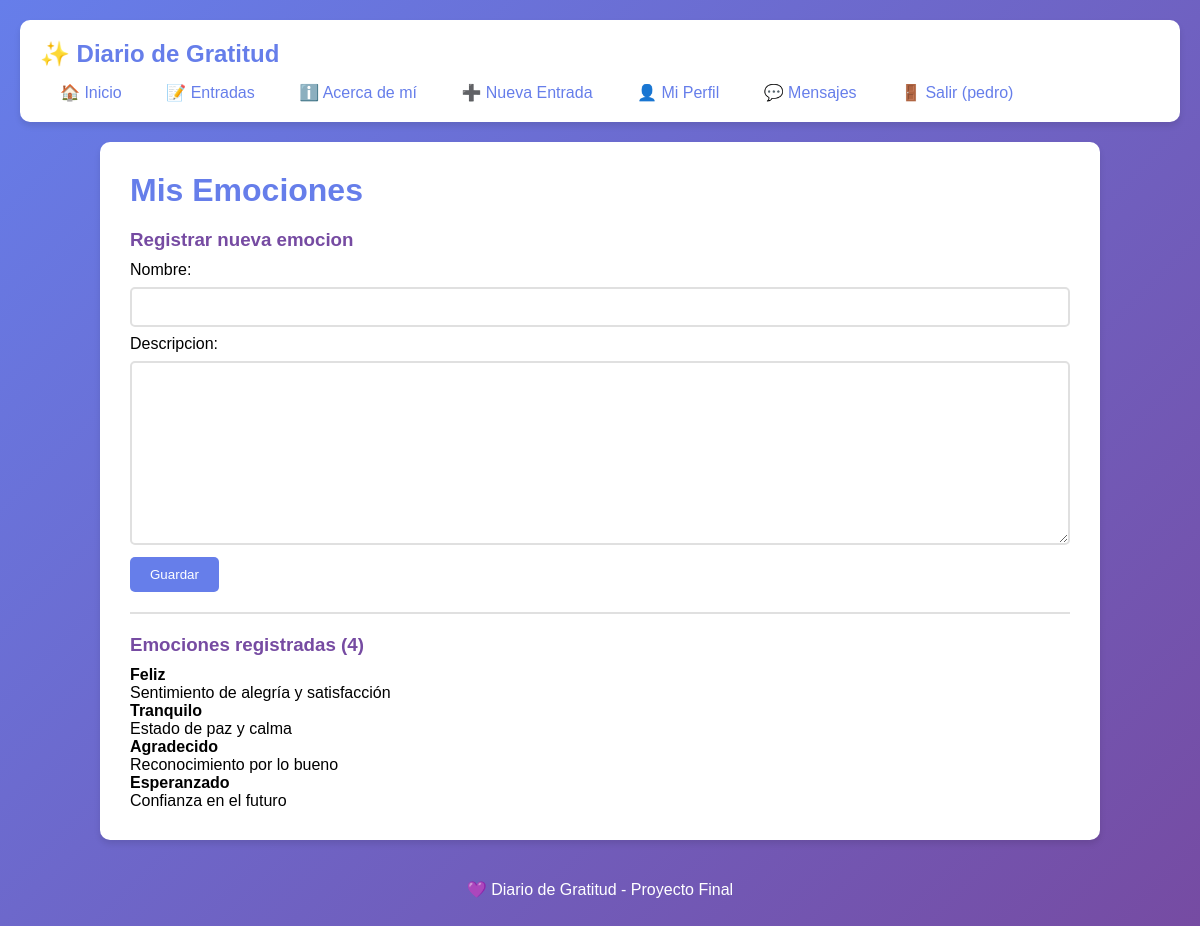
/emociones/ (signed in), run on the app's committed database.
### diario/models.py (models this page shows, shortened)
class Emocion(models.Model):
    nombre = models.CharField(max_length=50, unique=True)
    descripcion = models.TextField(blank=True)
    class Meta:
        verbose_name_plural = "Emociones"

### diario/views.py (the view)
# urls.py: path('emociones/', views.emociones, name='emociones'),
@login_required
def emociones(request):
    if request.method == 'POST':
        form = EmocionForm(request.POST)
        if form.is_valid():
            form.save()
            messages.success(request, 'Emoción creada correctamente')
    else:
        form = EmocionForm()
    emociones_lista = Emocion.objects.all()
    return render(request, 'diario/emociones.html', {
        'form': form,
        'emociones': emociones_lista,
    })

### diario/forms.py
class EmocionForm(forms.ModelForm):
    class Meta:
        model = Emocion
        fields = ['nombre', 'descripcion']

### diario/templates/diario/emociones.html (shortened to what this page needs)
{% extends 'diario/base.html' %}
{% block content %}
<h1>Mis Emociones</h1>
<h3>Registrar nueva emocion</h3>
<form method="POST">
    <p>Nombre:<br>
    {{ form.nombre }}</p>
    <p>Descripcion:<br>
    {{ form.descripcion }}</p>
    <button type="submit">Guardar</button>
</form>
<hr>
<h3>Emociones registradas ({{ emociones|length }})</h3>
{% if emociones %}
    {% for emocion in emociones %}
    <p>
        <strong>{{ emocion.nombre }}</strong><br>
        {{ emocion.descripcion }}
    </p>
    {% endfor %}
{% else %}
    <p>No hay emociones registradas.</p>
    <p>Ejemplos: Feliz, Tranquilo, Agradecido, Esperanzado</p>
{% endif %}
{% endblock %}

### diario/templates/diario/base.html (shortened to what this page needs)
<!DOCTYPE html>
<html>
<head>
</head>
<body>
    <nav>
        <h2>✨ Diario de Gratitud</h2>
        <a href="{% url 'inicio' %}">🏠 Inicio</a>
        <a href="{% url 'entrada_list' %}">📝 Entradas</a>
        <a href="{% url 'about' %}">ℹ️ Acerca de mí</a>
        {% if user.is_authenticated %}
            <a href="{% url 'entrada_create' %}">➕ Nueva Entrada</a>
            <a href="{% url 'profile' %}">👤 Mi Perfil</a>
            <a href="{% url 'mensajes' %}">💬 Mensajes</a>
            <a href="{% url 'logout' %}">🚪 Salir ({{ user.username }})</a>
        {% else %}
            <a href="{% url 'login' %}">🔐 Iniciar Sesión</a>
            <a href="{% url 'register' %}">📋 Registrarse</a>
        {% endif %}
    </nav>
    <div class="contenido">
        {% block content %}
        {% endblock %}
    </div>
    <footer>
        <p>💜 Diario de Gratitud - Proyecto Final</p>
    </footer>
</body>
</html>

### diario/templates/diario/base.html (style rules this page uses)
* { margin: 0; padding: 0; box-sizing: border-box; }
body { font-family: 'Arial', sans-serif; background: linear-gradient(135deg, #667eea 0%, #764ba2 100%); min-height: 100vh; padding: 20px; }
nav { background: white; padding: 20px; border-radius: 10px; box-shadow: 0 4px 6px rgba(0,0,0,0.1); margin-bottom: 20px; }
nav h2 { color: #667eea; margin-bottom: 15px; }
nav a { color: #667eea; text-decoration: none; padding: 8px 15px; margin: 0 5px; border-radius: 5px; transition: all 0.3s; }
.contenido { background: white; padding: 30px; border-radius: 10px; box-shadow: 0 4px 6px rgba(0,0,0,0.1); max-width: 1000px; margin: 0 auto; }
h1 { color: #667eea; margin-bottom: 20px; }
h3 { color: #764ba2; margin-top: 20px; margin-bottom: 10px; }
button, .boton { background: #667eea; color: white; padding: 10px 20px; border: none; border-radius: 5px; cursor: pointer; text-decoration: none; display: inline-block; transition: all 0.3s; }
input, textarea, select { width: 100%; padding: 10px; margin: 8px 0; border: 2px solid #e0e0e0; border-radius: 5px; font-size: 14px; }
footer { text-align: center; color: white; margin-top: 20px; padding: 20px; }
a { color: #667eea; }
hr { border: none; border-top: 2px solid #e0e0e0; margin: 20px 0; }

### data on the page
Emocion: nombre "Feliz", descripcion "Sentimiento de alegría y satisfacción"
Emocion: nombre "Tranquilo", descripcion "Estado de paz y calma"
Emocion: nombre "Agradecido", descripcion "Reconocimiento por lo bueno"
Emocion: nombre "Esperanzado", descripcion "Confianza en el futuro"

### other printed values
{{ user.username }} "pedro"
{{ emociones|length }} "4"
